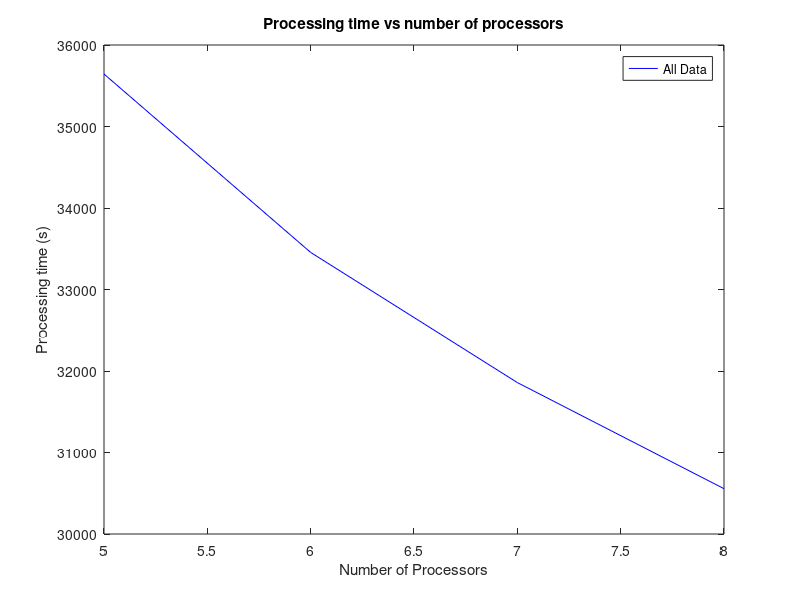

This figure's MATLAB source: (Note: this script raises an error after producing the figure.)
%% Plotting graphs in Matlab
clear all
close all

%% Time Values
% 500
x500Vals = [1,2,3,4,5,6,7,8];
y500Vals = [156,158,115,93,82,79,75,68];

% 1000
x1000Vals = [1, 2, 3, 4, 5, 6, 7, 8];
y1000Vals = [309,295,212,162,135,124,119,112];

% 2500
x2500Vals = [1, 2, 3, 4, 5, 6, 7, 8];
y2500Vals = [893,825,568,432,347,293,261,248];

% All Data
xAllVals = [5, 6, 7, 8];
yAllVals = [35644,33455,31858,30556];


%% All data processed graph
% Extrapolation
figure(3)
plot(xAllVals, yAllVals, '-b')
xlabel('Number of Processors')
ylabel('Processing time (s)')
title('Processing time vs number of processors')

legend('All Data')


%% Show two plots on different y-axes
%% 500 data processed
figure(1)
yyaxis left
plot(x500Vals, y500Vals, '-c')
xlabel('Number of Processors')
ylabel('Processing time (s)')
title('Processing time vs number of processors')


%% All data processed
figure(1)
yyaxis right
plot(x2500Vals, y2500Vals, '-b')
xlabel('Number of Processors')
ylabel('Processing time (s)')
title('Processing time vs number of processors')

legend('500 Data', '2500 Data')

   
%% Show multiple plots on same y-axis
%% Mean processing time

y500MeanVals = y500Vals / 500;
y1000MeanVals = y1000Vals / 1000;
y2500MeanVals = y2500Vals / 2500;
yAllMeanVals = yAllVals / 277804;

figure(2)
plot(x500Vals, y500MeanVals, '-c')
hold on
plot(x1000Vals, y1000MeanVals, '-r')
hold on
plot(x2500Vals, y2500MeanVals, '-g')
hold on
plot(xAllVals, yAllMeanVals, '-b')
xlabel('Number of Processors')
ylabel('Processing time (s)')
title('Mean Processing time vs number of processors')

legend('500 Data', '1,000 Data', '2,500 Data', 'All Data')